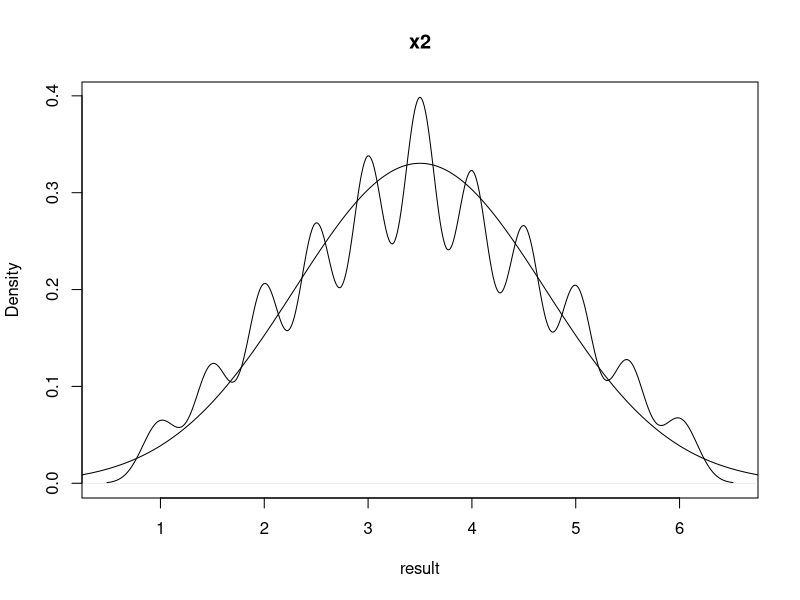
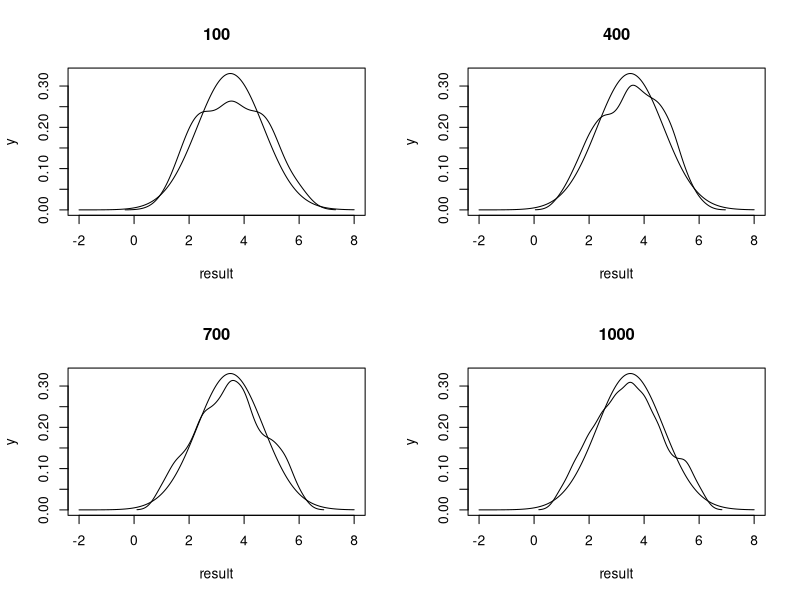

R code for these plots, in order:
#q.4

par(mfrow=c(1,1))

my_var <- function(v){
  return (mean((v)^2) - (mean(v))^2)
}

my_sd <- function(v){
  var = my_var(v)
  return (sqrt(var))
}


result = seq(1,6)
prob =  c(1/6, 1/6, 1/6, 1/6, 1/6, 1/6)
df = data.frame(x = result , y = prob)
colnames(df)[1] <- "number"
colnames(df)[2] <- "probability"
df
mean_x = mean(df$number)
mean_x
var_x = my_var(df$number)
var_x
sd_x = my_sd(df$number)
sd_x 
get_random_x2 <- function(){
  y1 = sample(1:6, 1)
  y2 = sample(1:6, 1)
  x2 = (y1+y2)/2
  return(x2) 
}
x2 = get_random_x2()
# mean of x2 (2 cube results) equals 2 mean of x (Expectation is linear)
# therefore, mean(x2) = mean(x+x)/2 = 2 mean(x)/2 = 3.5
mean_x2 = 3.5
# the cubes are i.i.d therefore - 
# var(y) = var((x1+x2)/2) = 0.25(var(x1) + var(x2)) = 0.5*var(x)
var_x2 = 0.5*var_x
var_x2

sd_x2 = sqrt(var_x2)
sd_x2


#q.2
x2_vec = c()
for(i in seq(1,10001)){
  x2_vec = c(x2_vec, get_random_x2())
}
plot(density(x2_vec), main = "x2", xlab = "result")
mean_x2_vec = mean(x2_vec)
mean_x2_vec
sd_x2_vec = my_sd(x2_vec)
sd_x2_vec
#calculate the diff :
mean_x2_vec - 3.5
sd_x2_vec - sd_x2
# thus, the results were close to the expected theory values.


#q.3
x <- seq(-2, 8,length=1000)
y <- dnorm(x, mean=mean_x2, sd=sd_x2)
lines(x, y, type="l", lwd=1)
# yes, we can say that x2 distribute approximately noraml


#q.4
 

n_vec = c()
mean_vec = c()
sd_vec = c()

par(mfrow=c(2,2))
for(n in seq(100,1000,300)){
  plot(x,y, main = n, xlab = "result",type="l",lwd=1)
  
  n_vec = c(n_vec,n)
  x3_vec = c()
  for(i in seq(1,n)){
    x3_vec = c(x3_vec, get_random_x2())
  }
  lines(density(x3_vec), xlab = "", ylab = "")

  mean_x3_vec = mean(x3_vec)
  mean_vec = c(mean_vec, mean_x3_vec)
  
  sd_x3_vec = my_sd(x3_vec)
  sd_vec = c(sd_vec, sd_x3_vec)
}






